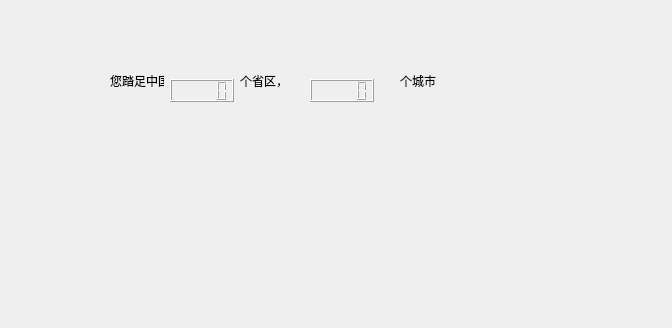
<?xml version="1.0" encoding="UTF-8"?>
<ui version="4.0">
 <class>ditu</class>
 <widget class="QWidget" name="ditu">
  <property name="geometry">
   <rect>
    <x>0</x>
    <y>0</y>
    <width>672</width>
    <height>328</height>
   </rect>
  </property>
  <property name="windowTitle">
   <string>Form</string>
  </property>
  <widget class="QLabel" name="label">
   <property name="geometry">
    <rect>
     <x>110</x>
     <y>70</y>
     <width>54</width>
     <height>21</height>
    </rect>
   </property>
   <property name="styleSheet">
    <string notr="true">font: 75 16pt &quot;Adobe Arabic&quot;;</string>
   </property>
   <property name="text">
    <string>您踏足中国</string>
   </property>
  </widget>
  <widget class="QLCDNumber" name="lcdNumber">
   <property name="geometry">
    <rect>
     <x>170</x>
     <y>79</y>
     <width>64</width>
     <height>23</height>
    </rect>
   </property>
   <property name="styleSheet">
    <string notr="true">font: 75 12pt &quot;Adobe Arabic&quot;;
color: rgb(255, 85, 0);</string>
   </property>
  </widget>
  <widget class="QLabel" name="label_2">
   <property name="geometry">
    <rect>
     <x>240</x>
     <y>70</y>
     <width>54</width>
     <height>21</height>
    </rect>
   </property>
   <property name="styleSheet">
    <string notr="true">font: 75 16pt &quot;Adobe Arabic&quot;;</string>
   </property>
   <property name="text">
    <string>个省区，</string>
   </property>
  </widget>
  <widget class="QLCDNumber" name="lcdNumber_2">
   <property name="geometry">
    <rect>
     <x>310</x>
     <y>79</y>
     <width>64</width>
     <height>23</height>
    </rect>
   </property>
   <property name="styleSheet">
    <string notr="true">font: 75 12pt &quot;Adobe Arabic&quot;;
color: rgb(255, 85, 0);</string>
   </property>
  </widget>
  <widget class="QLabel" name="label_3">
   <property name="geometry">
    <rect>
     <x>400</x>
     <y>70</y>
     <width>54</width>
     <height>21</height>
    </rect>
   </property>
   <property name="styleSheet">
    <string notr="true">font: 75 16pt &quot;Adobe Arabic&quot;;</string>
   </property>
   <property name="text">
    <string>个城市</string>
   </property>
  </widget>
 </widget>
 <resources/>
 <connections/>
</ui>
